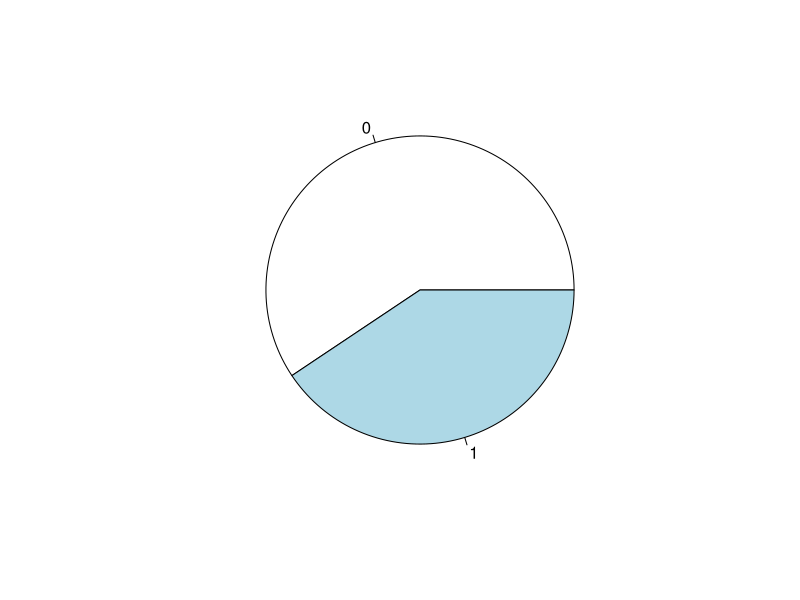
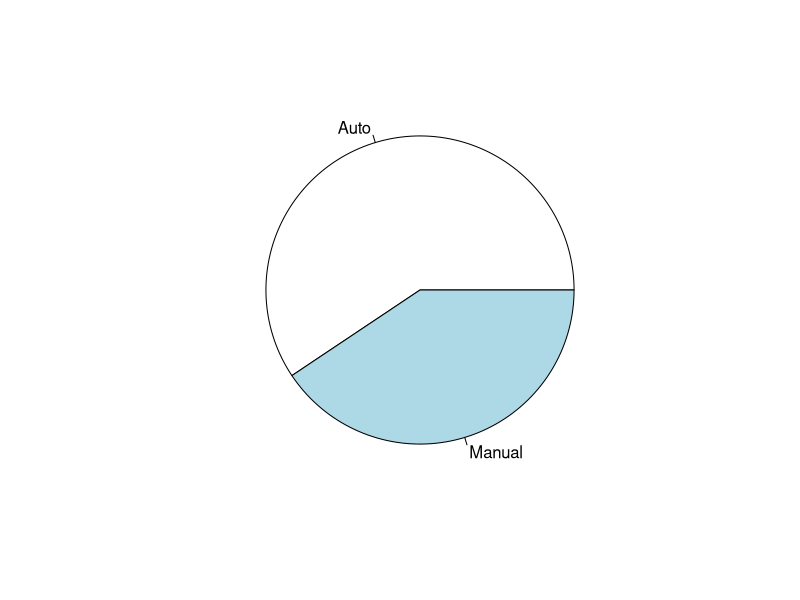
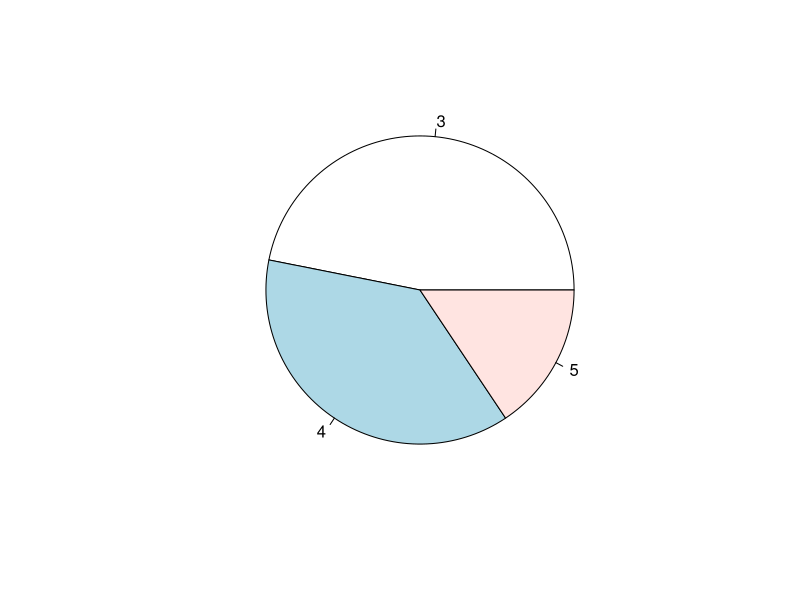
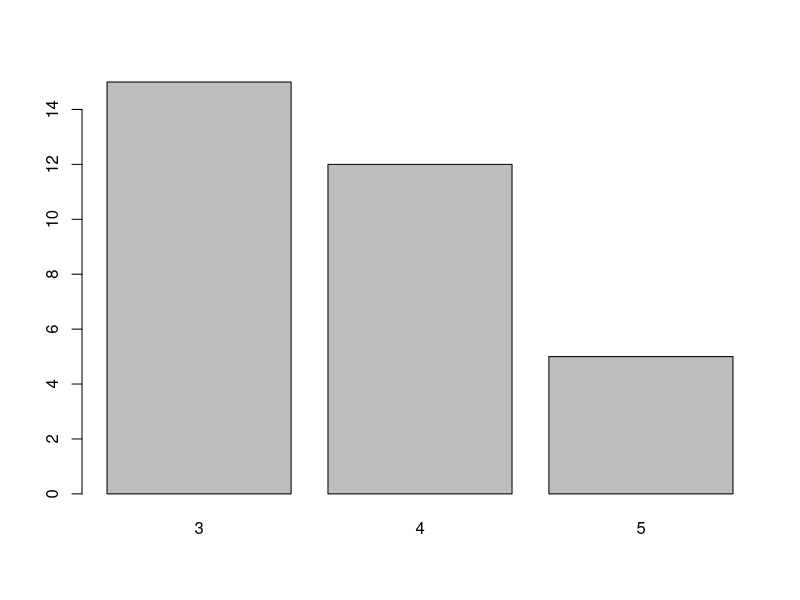
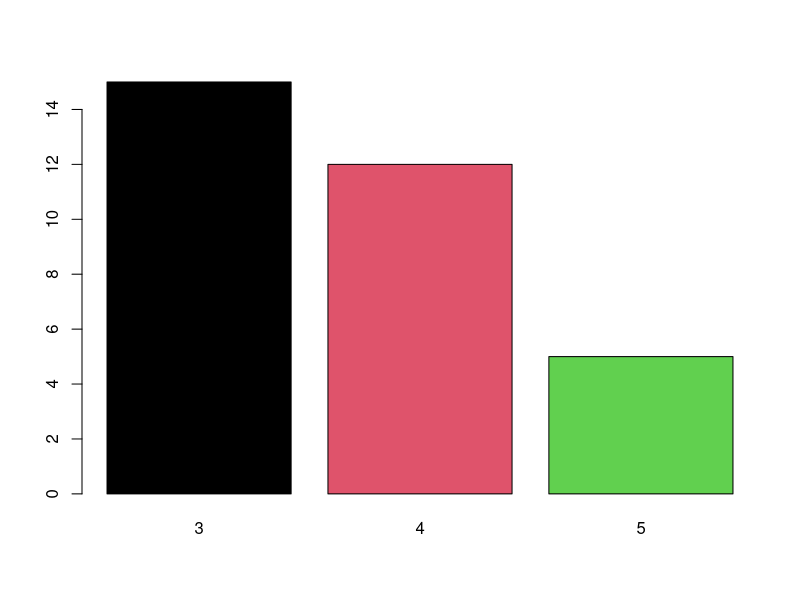
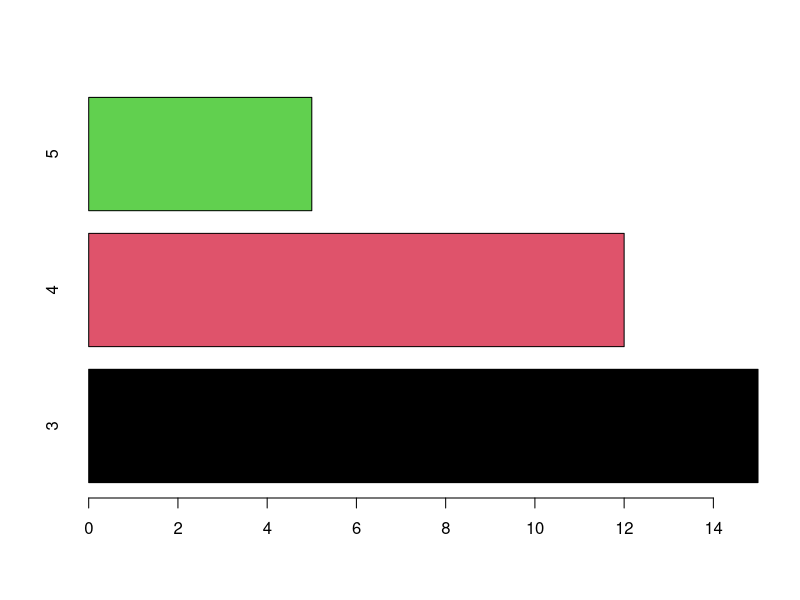
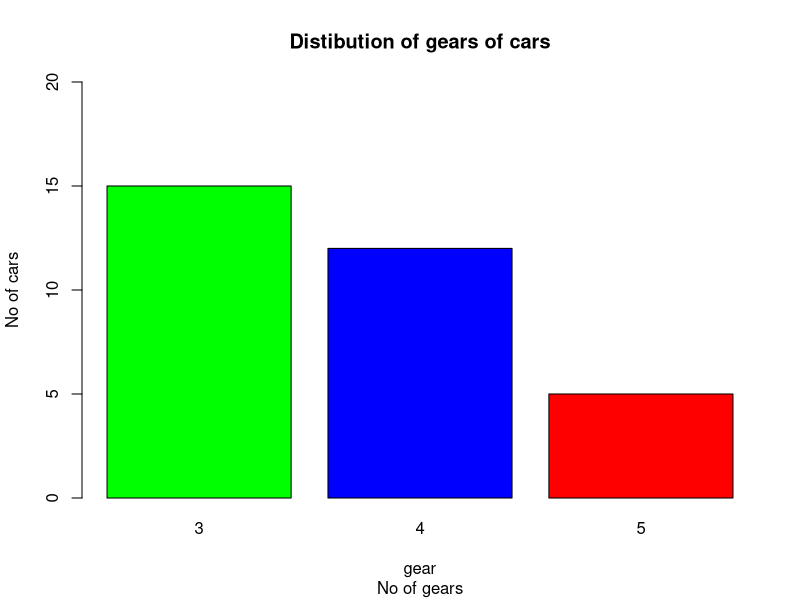

Here is the R script that generated these plots, in order: (Note: this script raises an error after producing the figures.)
#analysis of dataset mtcars using dplyr
#filename : dplyr-mtcars.R

library(dplyr)
?mtcars
#structure of data set
str(mtcars) #structure
dim(mtcars) #dimensions
names(mtcars) ;colnames(mtcars) #column names
rownames(mtcars) #rownames
summary(mtcars) #summary of dataset


#summary activities on mtcars
t1= table(mtcars$am)
pie(t1)
19/32* 360
pie(t1, labels = c('Auto','Manual'))
t2= table(mtcars$gear)
pie(t2)
barplot(t2)
barplot(t2, col = 1:3)
barplot(t2,col = 1:3, horiz = T)
barplot(t2,col = c('green','blue','red'),xlab = 'gear',ylab = 'No of cars',ylim = c(0,20))
title(main = 'Distibution of gears of cars',sub = 'No of gears')

#using dplyr %>% is chaining function
mtcars %>% select(mpg,gear) %>% slice(c(1:5,10))
#select for columns, slice for rows
mtcars %>% arrange(mpg) #ascending order of mileage
mtcars %>% arrange(am, desc(mpg)) %>% select(am, mpg) #ascending order of am, descending order of mpg
mtcars %>% muatate(rn= rownames(mtcars)) %>% select(rn, mpg)
#display rownames with mpg
mtcars %>% slice(c(1,5,7))
mtcars %>% sample_n(3)
mtcars %>% sample_frac(.2)
mtcars %>% select(sample(x=c(1:11),size = 2)) %>% head

sample(x=1:11,size = 2)

mtcars %>% mutate( newmpg = mpg * 1.1)
mutate(mtcars, newmpg = mpg * 1.2)

# type of Tx, mean(mpg)
mtcars %>% group_by(am) %>% summarise(MeanMPG = mean(mpg))
mtcars %>% group_by(am) %>% summarise(MeanMPG = mean(mpg), MaxHP= max(hp), MinWT = min(wt))
mtcars %>% group_by(gear,cyl) %>% summarise(MeanMPG = mean(mpg))


